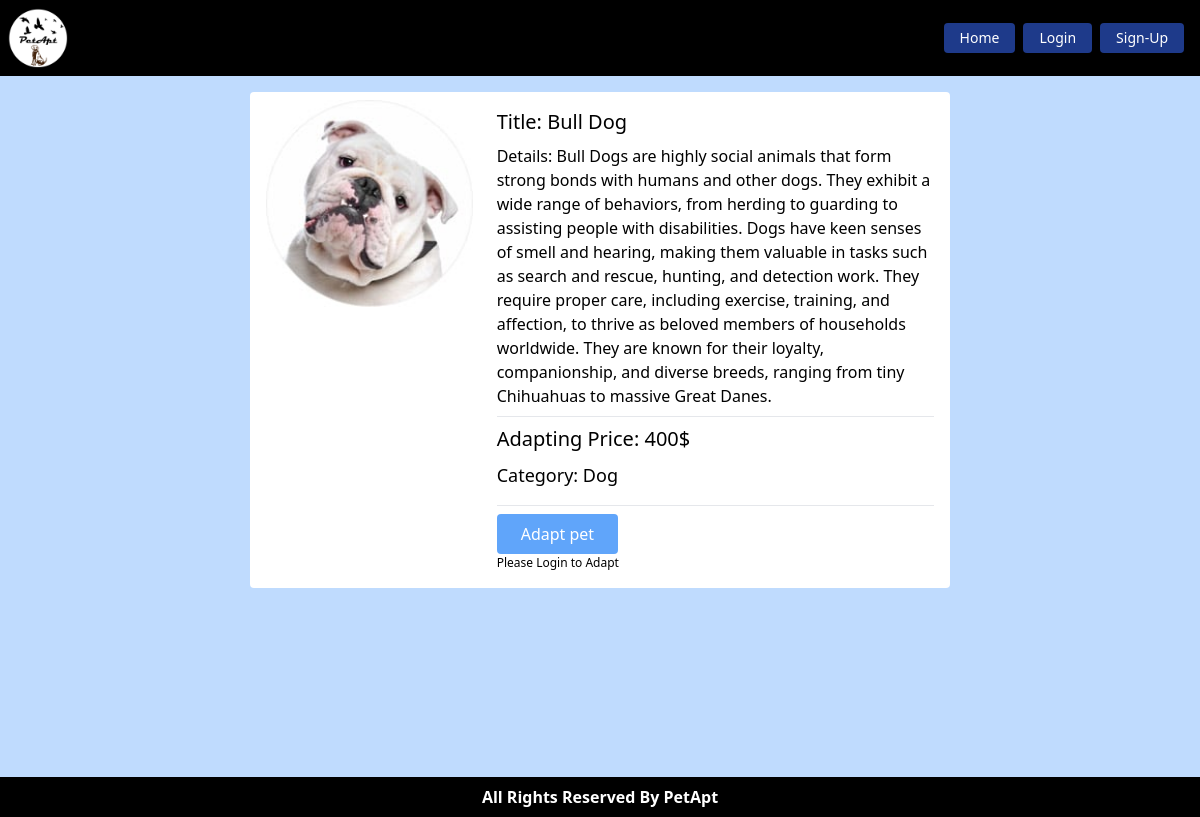
The app's page /pets/pet-details/8 with its own data.
### Pets/models.py (models this page shows, shortened)
class Pet(models.Model):
    image = models.ImageField(upload_to='pets/media/images/')
    title = models.CharField(max_length = 40)
    description = models.TextField()
    adapt_price = models.IntegerField()
    category = models.ForeignKey(PetCategory, on_delete=models.CASCADE)

class PetCategory(models.Model):
    name = models.CharField(max_length=30)
    slug = models.SlugField(max_length=80)
    def __str__(self):
        return self.name

### Pets/views.py (the view, shortened to what this page needs)
# urls.py: path('pet-details/<int:id>', PetDetails.as_view(), name='petDetails')
class PetDetails(DetailView):
    model = Pet
    template_name = 'pet.html'
    pk_url_kwarg = 'id'
    def get_context_data(self, **kwargs):
        context = super().get_context_data(**kwargs)
        all_feedback = self.object.feedbacks.all()
        review_form = FeedbackForm()
        context['reviews'] = all_feedback
        context['review_form'] = review_form
        return context

### Pets/templates/pet.html (shortened to what this page needs)
{% extends 'base.html' %}
{% load static %}
{% block content %}
<div class="pet-card pt-2 m-auto bg-white rounded p-4" style="max-width: 700px;">
    <div class="md:grid grid-cols-3 gap-6">
        <div>
            <img src={{pet.image.url}} alt="pet" class="w-full">
        </div>
        <div class="col-span-2">
            <p class="text-xl py-2">Title: {{pet.title}}</p>
            <p><span class="text-sky-600">Details:</span> {{pet.description}}</p>
            <hr class="my-2">
            <p class="text-xl pb-2">Adapting Price: {{pet.adapt_price}}$</p>
            <p class="text-lg pb-2">Category: {{pet.category}}</p>
            <hr class="my-2">
            {% if user.is_authenticated %}
            <a href="{% url 'adaptpet' pet.id %}"
                class="rounded text-white hover:bg-green-500 border bg-green-400 px-6 py-2 inline-block">
                Adapt pet
            </a>
            {% else %}
            <button class="rounded text-white bg-blue-400 px-6 py-2 inline-block">Adapt
                pet
            </button>
            <p style="font-size: 12px;">Please Login to Adapt</p>
            {% endif %}
        </div>
    </div>
</div>
{% endblock %}

### records on screen
Pet: image (picture), title "Bull Dog", description "Bull Dogs are highly social animals that form strong bonds with humans and other dogs. They exhibit a wide range of behaviors, from herding to guarding to assisting people with disabilities. Dogs have keen senses of smell and hearing, making them valuable in tasks such as search and rescue, hunting, and detection work. They require proper care, including exercise, training, and affection, to thrive as beloved members of households worldwide. They are known for their loyalty, companionship, and diverse breeds, ranging from tiny Chihuahuas to massive Great Danes.", adapt_price "400", category "Dog"
